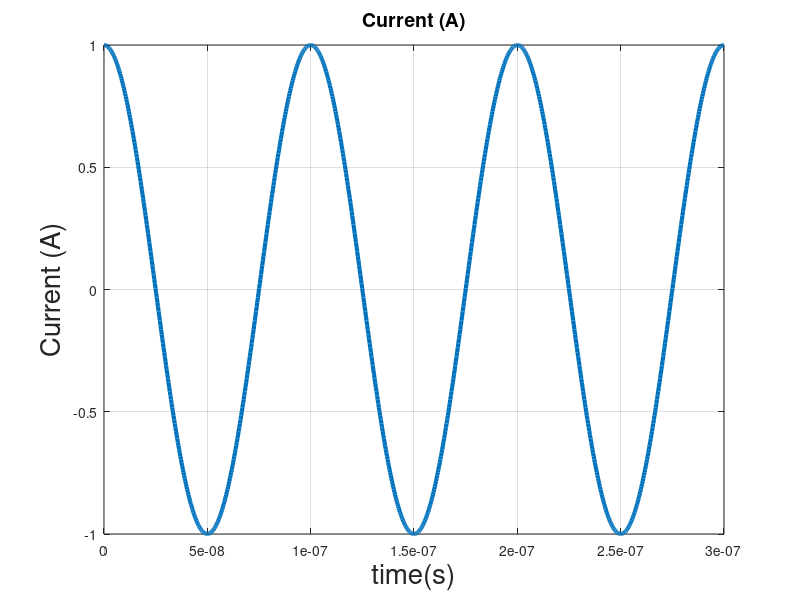
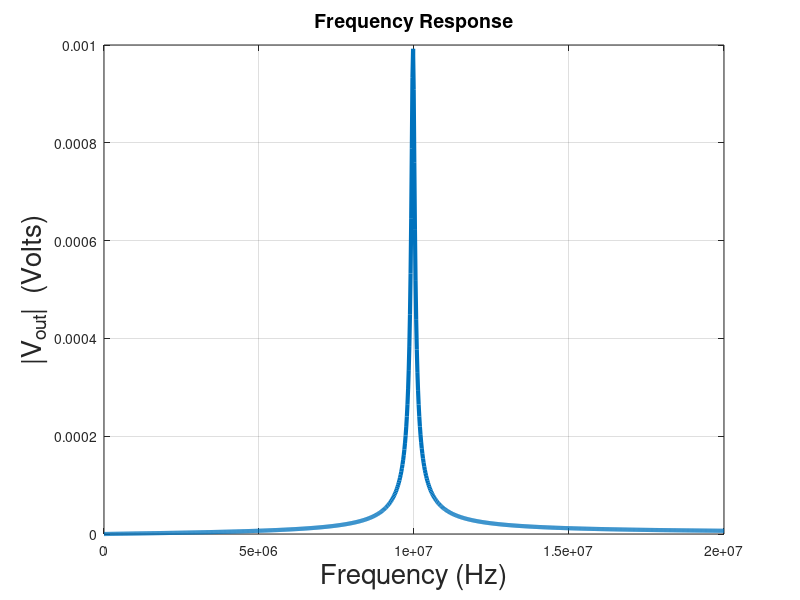
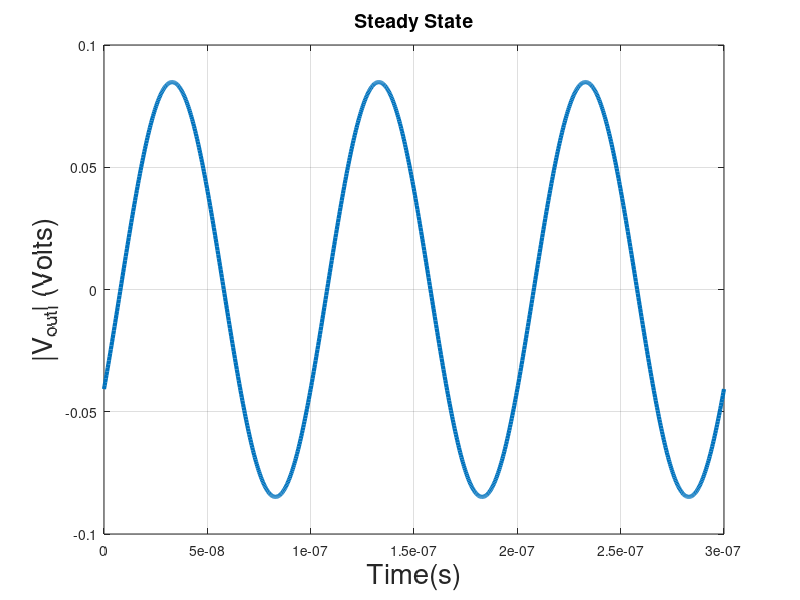

The MATLAB source for these figures, in order:
% ELEC4506
% Student Name: Peter Al Ahmar  
% Student num.: 100961570
% Lab1-Q1
%
% Note/Comments:  "your note goes here!"
%--------------------------------------------------------------------------
clc; close all;  clear all;  %initialization of the matlab environment

%--------------------------------------------------------------------------
% List of the components (netlist):
%--------------------------------------------------------------------------
R1 = 5;  %Ohms
R2 = 5;  %Ohms
R3 = 5;  %Ohms
R4 = 5;  %Ohms
R5 = 1e3;  %Ohms
C1 = 0.319e-6;  %Farads
C2 = 63.72e-12;  %Farads
C3 = 0.319e-6;  %Farads

L1 = 0.799e-9;  %Henry 

J = 1;  %Amper (Phasor of the AC Src at the input)

fmin = 0;  %Hz
fmax = 20e6 ;  %Hz
Nrpt = 1000;  %Number of frequency points

OutputNode = 4;   


%-------------------------------------------------------------------------- 
g1 = 1/R1;
g2 = 1/R2;
g3 = 1/R3;
g4 = 1/R4;
g5 = 1/R5;

b = [J;0;0;0;0];  %You should enter entries of the source column vector b!

%-------------------------------------------------------------------------- 
%FD simulation:
%-------------------------------------------------------------------------- 
F = linspace(fmin, fmax, Nrpt);

for n=1:Nrpt
    w = 2*pi* F(n);
    s = 1i*w;
    
    A = [g1+g2+s*C1         -g2 0 0 1;
        -g2         +g2+s*C2 -s*C2 0 0;
        0 -s*C2 s*C2+g3+g4+s*C3 -g4 0;
        0 0 -g4 g4+g5 0;
        1 0 0 0 -s*L1];
    % The matrix A=(G+s*C) that you have formed in Q1 of the PRELAB goes here!  
    X = A\b;
    Vout(n) = X(OutputNode);  % Here, you are collecting the response ...
                              % at the output node for different frequency ... 
                              % in an array named (Vout)!
end

%Part A
figure('Name','Freq-Response');  
plot(F, abs(Vout),'LineWidth',3);
grid;
title('Frequency Response', 'FontSize',14);
xlabel('Frequency (Hz)','FontSize',20);
ylabel('|V_{out}|  (Volts)','FontSize',20);

%Part C Steady State
 w = 2*pi*10e6;
    s = 1i*w;
    
    A = [g1+g2+s*C1 -g2 0 0 1;
        -g2 +g2-s*C2 s*C2 0 0;
        0 s*C2 -s*C2+g3+g4 -g4 0;
        0 0 -g4 g4+g5 0;
        1 0 0 0 -s*L1];
    X = A\b;
    VoutPartC = X(4);
    
    
    time= linspace(0, 3/10e6, 1000);
   
%-------------------------------------------------------------------------- 
% To plot the magnitude of the output voltage:
%-------------------------------------------------------------------------- 

%Part C
figure('Name','Steady State');
plot(time, abs(VoutPartC)* cos(2*pi*10e6*time+angle(VoutPartC)),'LineWidth',3);
grid;
title('Steady State', 'FontSize',14);
xlabel('Time(s)','FontSize',20);
ylabel('|V_{out}| (Volts)','FontSize',20);

%Plot for part Part D
figure('Name','Current');  
plot(time, cos(2*pi*10e6*time),'LineWidth',3);
grid;
title('Current (A)', 'FontSize',14);
xlabel('time(s)','FontSize',20);
ylabel('Current (A)','FontSize',20);

%-------------------------------------------------------------------------- 
% This is to save the response figure automatically or you can save the ...
% figure manually!
%-------------------------------------------------------------------------- 
FN = 'Lab1-Q1';   
print(gcf, '-dpng', '-r600', FN);   

%end  %End of this file
